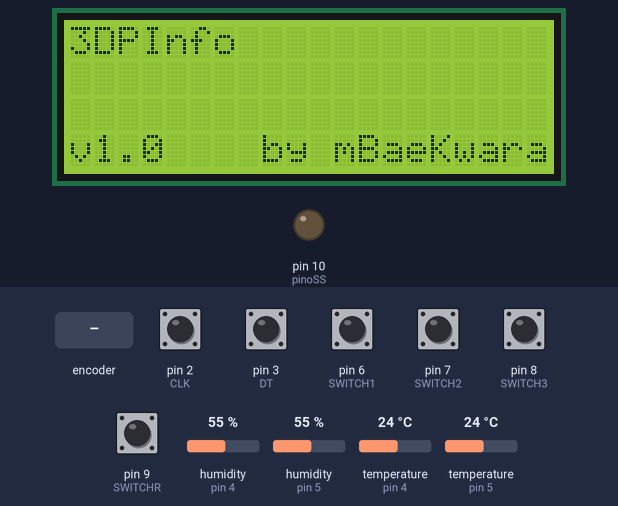
Bench run of a sketch on a simulated Arduino Uno, built with avr-gcc and run on an emulated ATmega328P. Parts: 20×4 character LCD, output pins drawn as LEDs (lit = HIGH). Inputs (shaded band) come from the test bench; at power-on: pin 2 (CLK), pin 3 (DT) HIGH, pin 6 (SWITCH1), pin 7 (SWITCH2), pin 8 (SWITCH3), pin 9 (SWITCHR) LOW, humidity (sensors on pin 4, pin 5) 55 %, temperature (sensors on pin 4, pin 5) 24 °C. Storage starts empty.

Above: at 1.3 s.
1.4 s: pin 6 (SWITCH1) pulled HIGH for 1 s
At 3.2 s:
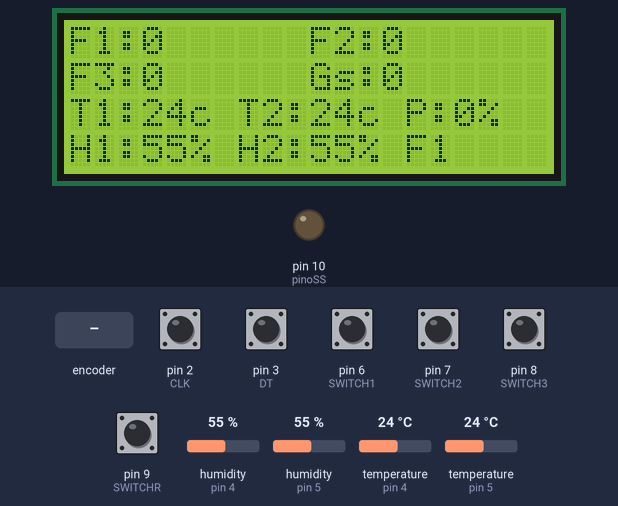
3.9 s: rotary encoder on pin 2 (CLK) / pin 3 (DT) turned 1 step (first pin leading)
At 4.4 s:
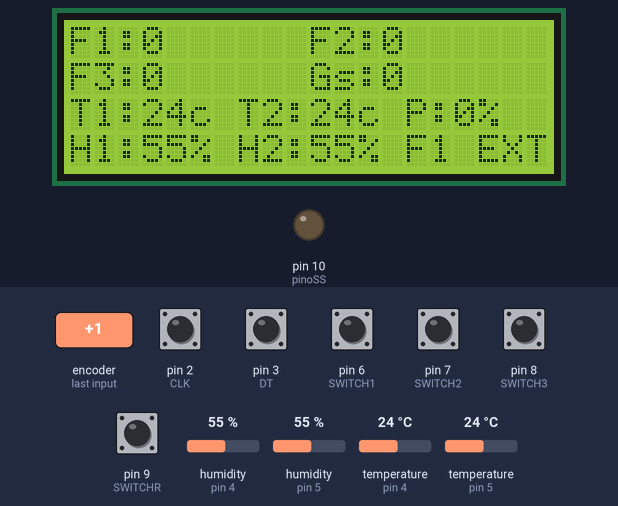
5.6 s: rotary encoder on pin 2 (CLK) / pin 3 (DT) turned 2 steps (second pin leading)
At 7.0 s:
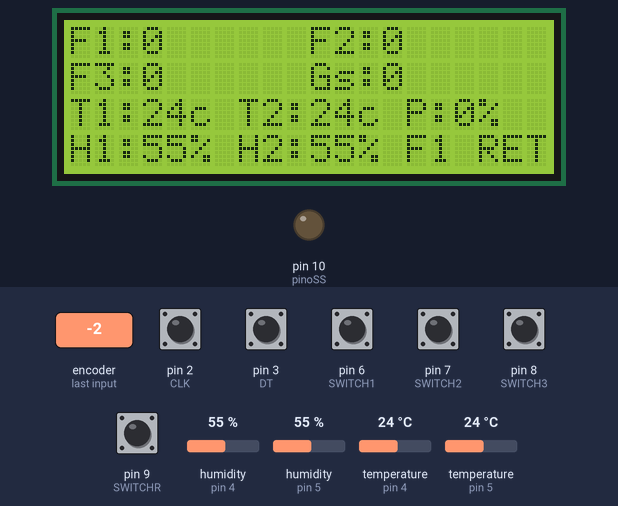
7.5 s: pin 7 (SWITCH2) pulled HIGH for 0.15 s
9.1 s: pin 8 (SWITCH3) pulled HIGH for 0.15 s
10.7 s: pin 9 (SWITCHR) pulled HIGH for 0.15 s
At 11.5 s:
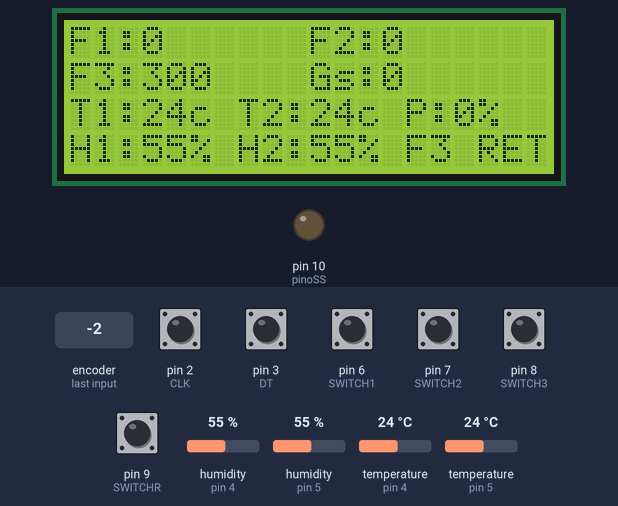
Timing chart, 0 to 13.3 s (numbered marks = the images above; inputs shaded):
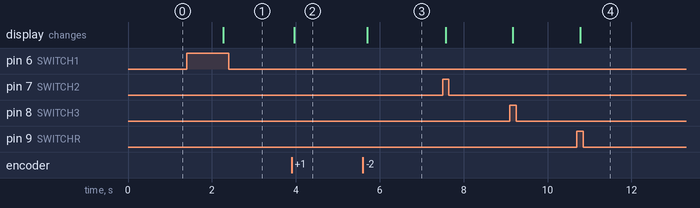

The sketch:

FILAV1.ino
```cpp
#include <LiquidCrystal_I2C.h>
#include <Wire.h>
#include <DHT.h>
#include <SD.h>
#include <SPI.h>
#define CLK 2
#define DT 3
#define DHTT1 4
#define DHTT2 5
#define DHTTYPE DHT22   // DHT 22  (AM2302)
#define SWITCH1 6
#define SWITCH2 7
#define SWITCH3 8
#define SWITCHR 9
//AL MEASURES ARE IN mm
float counter = 0;
float counter1 = 0;
float counter2 = 0;
float counter3 = 0;
float grams = 0;
float circmed = 0.08639379;
float weight = 0.00025767;
int intgrams = 0;
int intcounter = 0;
int intcounter1 = 0;
int intcounter2 = 0;
int intcounter3 = 0;
int pctusg = 0;
int state = 0;
int currentStateCLK;
int lastStateCLK;
int h = 0;
int t = 0;
int h2 = 0;
int t2 = 0;
int pinoSS = 10;
int switchf1 = LOW;
int switchf2 = LOW;
int switchf3 = LOW;
int switchrs = LOW;
String currentDir = "";
String currentF = "";
String fRead = ""; // file read
boolean inimsg = true;
File myFile1;
File myFile2;
File myFile3;
File myFileSt;
File myFileG1;
File myFileG2;
File myFileG3;
LiquidCrystal_I2C lcd(0x27, 20, 4);
DHT dht(DHTT1, DHTTYPE);
DHT dht2(DHTT2, DHTTYPE);

void setup() {
  pinMode(CLK, INPUT);
  pinMode(DT, INPUT);
  pinMode(pinoSS, OUTPUT);
  pinMode(SWITCH1, INPUT);
  pinMode(SWITCH2, INPUT);
  pinMode(SWITCH3, INPUT);
  pinMode(SWITCHR, INPUT);
  lcd.init();
  lcd.backlight();
  dht.begin();
  dht2.begin();
  lastStateCLK = digitalRead(CLK);
  SD.begin(10);
  myFileSt = SD.open("ST.txt");
  while (myFileSt.available()){
    currentF += myFileSt.readString();
  }
  myFileSt.close();
  myFile1 = SD.open("F1.txt");
  while (myFile1.available()){
    fRead += myFile1.readString();
  }
  counter1 = fRead.toFloat();
  intcounter1 = counter1;
  fRead = "";
  myFile1.close();
  myFile2 = SD.open("F2.txt");
  while (myFile2.available()){
    fRead += myFile2.readString();
  }
  counter2 = fRead.toFloat();
  intcounter2 = counter2;
  fRead = "";
  myFile2.close();
  myFile3 = SD.open("F3.txt");
  while (myFile3.available()){
    fRead += myFile3.readString();
  }
  counter3 = fRead.toFloat();
  intcounter3 = counter3;
  fRead = "";
  myFile3.close();
  if (currentF == "F1") counter = counter1;
  if (currentF == "F2") counter = counter2;
  if (currentF == "F3") counter = counter3;
}

void loop() {
  if (currentF == "F1") state = 1;
  if (currentF == "F2") state = 2;
  if (currentF == "F3") state = 3;
  if (inimsg) {
    lcd.setCursor(0, 0);
    lcd.print("3DPInfo");
    lcd.setCursor(0, 3);
    lcd.print("v1.0");
    lcd.setCursor(8, 3);
    lcd.print("by mBaeKwara");
    inimsg = false;
    delay(2000);
    grams = GramsRet(state);
    intgrams = grams;
    pctusg = (100*intgrams)/1000;
    PrintMenu();
  }
  switchf1 = digitalRead(SWITCH1);
  switchf2 = digitalRead(SWITCH2);
  switchf3 = digitalRead(SWITCH3);
  switchrs = digitalRead(SWITCHR);
  currentStateCLK = digitalRead(CLK);
  if (currentStateCLK != lastStateCLK ) {
    if (digitalRead(DT) != currentStateCLK) {
      counter = counter + circmed;
      intcounter = counter;
      RecCount(state, intcounter);
      currentDir = "EXT";
      grams = grams + weight;
      intgrams = grams;
      if (currentF == "F1") counter1 = counter;
      if (currentF == "F1") intcounter1 = intcounter;
      if (currentF == "F2") counter2 = counter;
      if (currentF == "F2") intcounter2 = intcounter;
      if (currentF == "F3") counter3 = counter;
      if (currentF == "F3") intcounter3 = intcounter;
      pctusg = (100*intgrams)/1000;
      PrintMenu();
    } else {
      counter = counter - circmed;
      intcounter = counter;
      RecCount(state, intcounter);
      currentDir = "RET";
      grams = grams - weight;
      intgrams = grams;
      if (currentF == "F1") counter1 = counter;
      if (currentF == "F1") intcounter1 = intcounter;
      if (currentF == "F2") counter2 = counter;
      if (currentF == "F2") intcounter2 = intcounter;
      if (currentF == "F3") counter3 = counter;
      if (currentF == "F3") intcounter3 = intcounter;
      pctusg = (100*intgrams)/1000;
      PrintMenu();
    }
  }
  if (switchf1 == HIGH){
    currentF = "F1";
    counter = counter1;
    ChngFila(currentF);
    grams = GramsRet(state);
    intgrams = grams;
    pctusg = (100*intgrams)/1000;
    PrintMenu();
  }else if (switchf2 == HIGH){
    currentF = "F2";
    counter = counter2;
    ChngFila(currentF);
    grams = GramsRet(state);
    intgrams = grams;
    pctusg = (100*intgrams)/1000;
    PrintMenu();
  }else if (switchf3 == HIGH){
    currentF = "F3";
    counter = counter3;
    ChngFila(currentF);
    grams = GramsRet(state);
    intgrams = grams;
    pctusg = (100*intgrams)/1000;
    PrintMenu();
  }else if (switchrs == HIGH){
    if (currentF == "F1") {
     ResetFila(1);
    }else if (currentF == "F2"){
      ResetFila(2);
    }else{
      ResetFila(3);
    }
    PrintMenu();
  }
  lastStateCLK = currentStateCLK;
}

void RecCount(int Ftype, int count){
  if (Ftype == 1) {
    myFile1 = SD.open("F1.txt", O_WRITE);
    myFile1.seek(0);
    myFile1.print(count,DEC);
    myFile1.print("         ");
    myFile1.close();
  }else if (Ftype == 2){
    myFile2 = SD.open("F2.txt", O_WRITE);
    myFile2.seek(0);
    myFile2.print(count,DEC);
    myFile2.print("         ");
    myFile2.close();
  }else if (Ftype == 3){
    myFile3 = SD.open("F3.txt", O_WRITE);
    myFile3.seek(0);
    myFile3.print(count,DEC);
    myFile3.print("         ");
    myFile3.close();
  }
}

void PrintMenu(){
  h = dht.readHumidity();
  t = dht.readTemperature();
  h2 = dht2.readHumidity();
  t2 = dht2.readTemperature();
  lcd.clear();
  lcd.setCursor(0, 0);
  lcd.print("F1:");
  lcd.print(intcounter1);
  lcd.setCursor(10, 0);
  lcd.print("F2:");
  lcd.print(intcounter2);
  lcd.setCursor(0, 1);
  lcd.print("F3:");
  lcd.print(intcounter3);
  lcd.setCursor(10, 1);
  lcd.print("Gs:");
  lcd.print(intgrams);
  lcd.setCursor(0, 2);
  lcd.print("T1:");
  lcd.print(t);
  lcd.print("c");
  lcd.print(" T2:");
  lcd.print(t2);
  lcd.print("c");
  lcd.setCursor(14, 2);
  lcd.print("P:");
  lcd.print(pctusg);
  lcd.print("%");
  lcd.setCursor(0, 3);
  lcd.print("H1:");
  lcd.print(h);
  lcd.print("%");
  lcd.print(" H2:");
  lcd.print(h2);
  lcd.print("%");
  lcd.setCursor(14, 3);
  lcd.print(currentF);
  lcd.print(" ");
  lcd.print(currentDir);
}

void ChngFila(String cFila){
    myFileSt = SD.open("ST.txt", O_WRITE);
    myFileSt.seek(0);
    myFileSt.print(cFila);
    myFileSt.close();
}

void ResetFila(int xType){
  if (xType == 1) {
    myFile1 = SD.open("F1.txt", O_WRITE);
    myFile1.seek(0);
    myFile1.print(300,DEC);
    myFile1.print("         ");
    myFile1.close();
    counter1 = 300;
    intcounter1 = counter1;
    GramsChng(xType);
  }else if (xType == 2){
    myFile2 = SD.open("F2.txt", O_WRITE);
    myFile2.seek(0);
    myFile2.print(300,DEC);
    myFile2.print("         ");
    myFile2.close();
    counter2 = 300;
    intcounter2 = counter2;
    GramsChng(xType);
  }else {
    myFile3 = SD.open("F3.txt", O_WRITE);
    myFile3.seek(0);
    myFile3.print(300,DEC);
    myFile3.print("         ");
    myFile3.close();
    counter3 = 300;
    intcounter3 = counter3;
    GramsChng(xType);
  }
  counter = 300;
  intcounter = counter;
  grams = 0.8947743;
  intgrams = grams;
  pctusg = (100*intgrams)/1000;
}

float GramsRet(int zType){
  float retg;
  if (zType == 1){
    myFileG1 = SD.open("G1.txt");
    while (myFileG1.available()){
      fRead += myFileG1.readString();
    }
    retg = fRead.toFloat();
    myFileG1.close();
  }else if (zType == 1){
    myFileG2 = SD.open("G2.txt");
    while (myFileG2.available()){
      fRead += myFileG2.readString();
    }
    retg = fRead.toFloat();
    myFileG2.close();
  }else{
    myFileG3 = SD.open("G3.txt");
    while (myFileG3.available()){
      fRead += myFileG3.readString();
    }
    retg = fRead.toFloat();
    myFileG3.close();
  }
  return retg;
}

void GramsChng(int gType){
  if (gType == 1){
    myFileG1 = SD.open("G1.txt", O_WRITE);
    myFileG1.seek(0);
    myFileG1.print(0.8947743,DEC);
    myFileG1.print("         ");
    myFileG1.close();
  }else if (gType == 2){
    myFileG2 = SD.open("G2.txt", O_WRITE);
    myFileG2.seek(0);
    myFileG2.print(0.8947743,DEC);
    myFileG2.print("         ");
    myFileG2.close();
  }else{
    myFileG3 = SD.open("G3.txt", O_WRITE);
    myFileG3.seek(0);
    myFileG3.print(0.8947743,DEC);
    myFileG3.print("         ");
    myFileG3.close();
  }
}
```

Measured:
- after the input at 1.4 s, the display: changes after 0.87 s (image 1)
- after the input at 3.9 s, the display: changes after 0.06 s (image 2)
- after the input at 5.6 s, the display: changes after 0.10 s (image 3)
- after the input at 10.7 s, the display: changes after 0.08 s (image 4)
